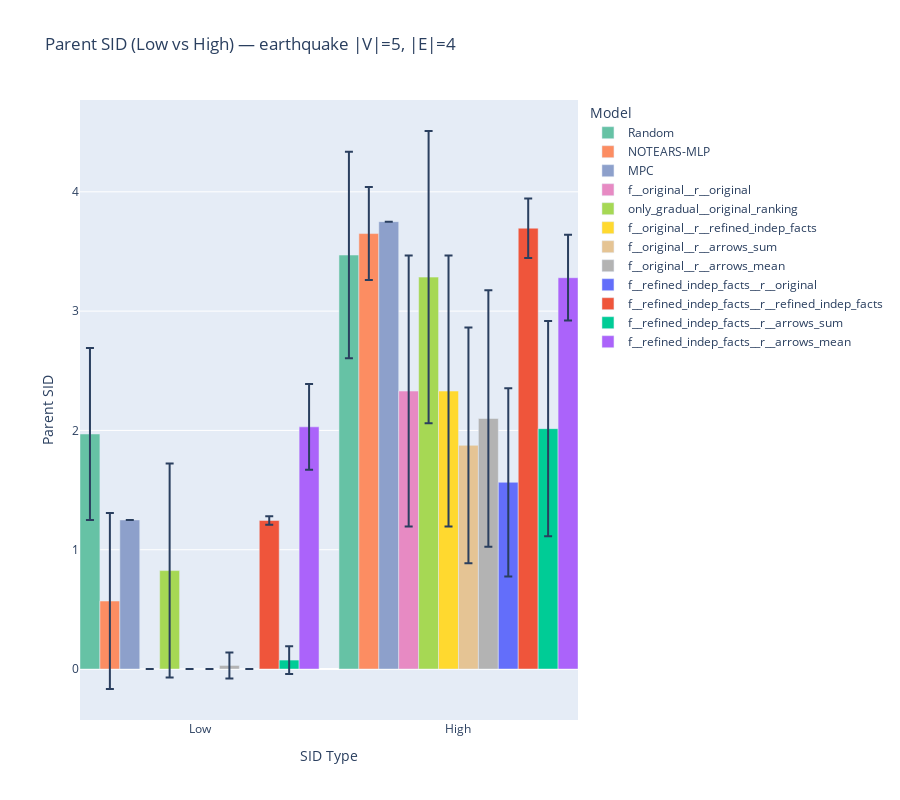

The code cell stored with this chart in its notebook:
### Code cell
plot_sid_grouped_by_type(data_to_plot[data_to_plot['dataset']=='earthquake'],
                    model_order=model_order)

### Figure 1 — Plotly figure (JSON) as saved in the notebook; plotly's stock layout.template omitted (floating-point values rounded to 4 significant figures)
{"data": [{"customdata": ["Random", "NOTEARS-MLP", "MPC", "f__original__r__original", "only_gradual__original_ranking", "f__original__r__refined_indep_facts", "f__original__r__arrows_sum", "f__original__r__arrows_mean", "f__refined_indep_facts__r__original", "f__refined_indep_facts__r__refined_indep_facts", "f__refined_indep_facts__r__arrows_sum", "f__refined_indep_facts__r__arrows_mean", "Random", "NOTEARS-MLP", "MPC", "f__original__r__original", "only_gradual__original_ranking", "f__original__r__refined_indep_facts", "f__original__r__arrows_sum", "f__original__r__arrows_mean", "f__refined_indep_facts__r__original", "f__refined_indep_facts__r__refined_indep_facts", "f__refined_indep_facts__r__arrows_sum", "f__refined_indep_facts__r__arrows_mean"], "error_y": {"array": [0.72, 0.7375, 0, 0, 0.8968, 0, 0, 0.1088, 0, 0.03536, 0.1157, 0.3594, 0.865, 0.39, 0, 1.136, 1.225, 1.136, 0.9875, 1.075, 0.7886, 0.2489, 0.9027, 0.3594], "type": "data", "visible": true}, "hovertemplate": "Model: %{customdata}<br>SID: %{y:.2f}<extra></extra>", "marker": {"color": ["rgb(102,194,165)", "rgb(252,141,98)", "rgb(141,160,203)", "rgb(231,138,195)", "rgb(166,216,84)", "rgb(255,217,47)", "rgb(229,196,148)", "rgb(179,179,179)", "#636EFA", "#EF553B", "#00CC96", "#AB63FA", "rgb(102,194,165)", "rgb(252,141,98)", "rgb(141,160,203)", "rgb(231,138,195)", "rgb(166,216,84)", "rgb(255,217,47)", "rgb(229,196,148)", "rgb(179,179,179)", "#636EFA", "#EF553B", "#00CC96", "#AB63FA"]}, "showlegend": false, "type": "bar", "x": [0, 1, 2, 3, 4, 5, 6, 7, 8, 9, 10, 11, 13, 14, 15, 16, 17, 18, 19, 20, 21, 22, 23, 24], "y": [1.97, 0.57, 1.25, 0, 0.825, 0, 0, 0.03, 0, 1.245, 0.075, 2.03, 3.47, 3.65, 3.75, 2.33, 3.285, 2.33, 1.875, 2.1, 1.565, 3.695, 2.015, 3.28]}, {"marker": {"color": "rgb(102,194,165)"}, "name": "Random", "showlegend": true, "type": "bar", "x": [null], "y": [null]}, {"marker": {"color": "rgb(252,141,98)"}, "name": "NOTEARS-MLP", "showlegend": true, "type": "bar", "x": [null], "y": [null]}, {"marker": {"color": "rgb(141,160,203)"}, "name": "MPC", "showlegend": true, "type": "bar", "x": [null], "y": [null]}, {"marker": {"color": "rgb(231,138,195)"}, "name": "f__original__r__original", "showlegend": true, "type": "bar", "x": [null], "y": [null]}, {"marker": {"color": "rgb(166,216,84)"}, "name": "only_gradual__original_ranking", "showlegend": true, "type": "bar", "x": [null], "y": [null]}, {"marker": {"color": "rgb(255,217,47)"}, "name": "f__original__r__refined_indep_facts", "showlegend": true, "type": "bar", "x": [null], "y": [null]}, {"marker": {"color": "rgb(229,196,148)"}, "name": "f__original__r__arrows_sum", "showlegend": true, "type": "bar", "x": [null], "y": [null]}, {"marker": {"color": "rgb(179,179,179)"}, "name": "f__original__r__arrows_mean", "showlegend": true, "type": "bar", "x": [null], "y": [null]}, {"marker": {"color": "#636EFA"}, "name": "f__refined_indep_facts__r__original", "showlegend": true, "type": "bar", "x": [null], "y": [null]}, {"marker": {"color": "#EF553B"}, "name": "f__refined_indep_facts__r__refined_indep_facts", "showlegend": true, "type": "bar", "x": [null], "y": [null]}, {"marker": {"color": "#00CC96"}, "name": "f__refined_indep_facts__r__arrows_sum", "showlegend": true, "type": "bar", "x": [null], "y": [null]}, {"marker": {"color": "#AB63FA"}, "name": "f__refined_indep_facts__r__arrows_mean", "showlegend": true, "type": "bar", "x": [null], "y": [null]}], "layout": {"bargap": 0, "height": 800, "legend": {"title": {"text": "Model"}}, "showlegend": true, "title": {"text": "Parent SID (Low vs High) — earthquake |V|=5, |E|=4"}, "xaxis": {"tickmode": "array", "ticktext": ["Low", "High"], "tickvals": [5.5, 18.5], "title": {"text": "SID Type"}}, "yaxis": {"title": {"text": "Parent SID"}}}}
